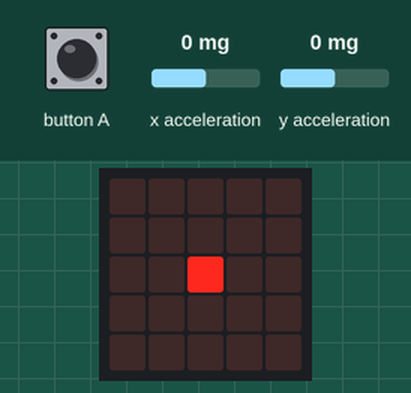
Simulated run of this program. Board: BBC micro:bit running MicroPython. On the bench: the board's 5×5 LED display. Inputs (shaded band) come from the test bench; at power-on: x acceleration 0 mg, y acceleration 0 mg.

Above: at 1.2 s.
1.3 s: x acceleration set to -2 mg
At 2.6 s:
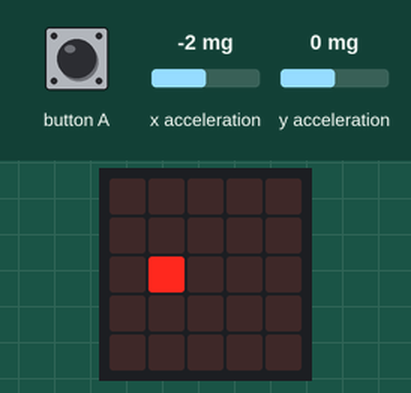
2.9 s: x acceleration set to 750 mg
At 4.0 s:
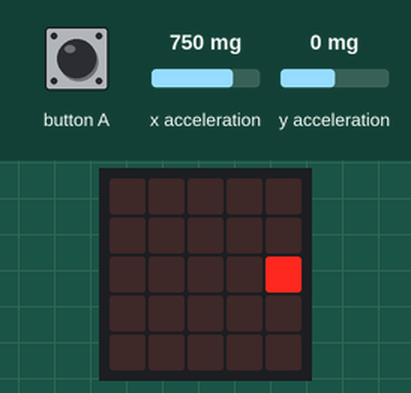
4.7 s: y acceleration set to -2 mg
At 6.0 s:
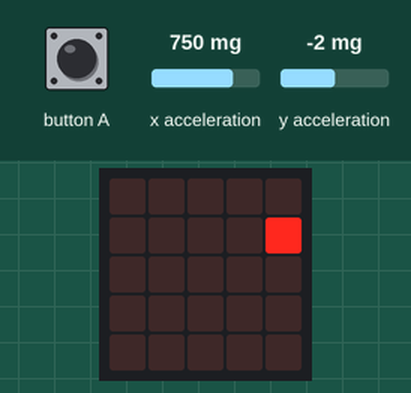
6.3 s: y acceleration set to 750 mg
At 7.2 s:
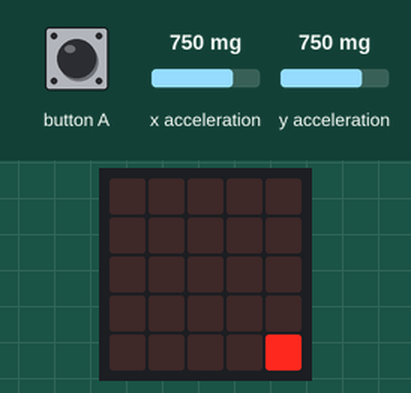
8.1 s: x acceleration set to -750 mg
At 9.0 s:
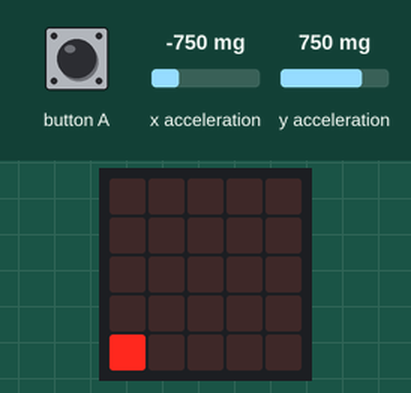
10.2 s: y acceleration set to -750 mg
At 12.0 s:
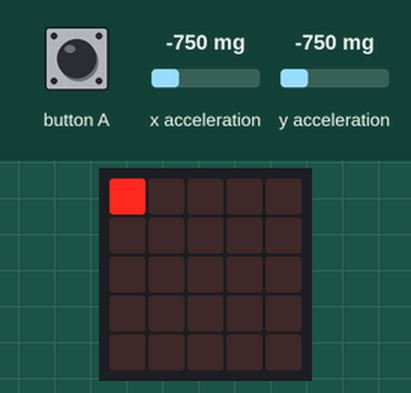
Timing chart, 0 to 13.2 s (numbered marks = the images above; inputs shaded):
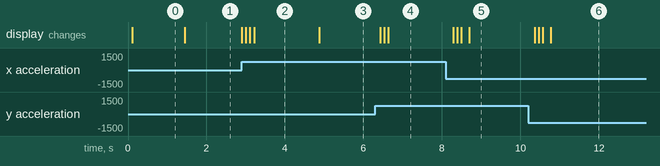

The program:

ex10_niveau__a_bulle.py
```python
from microbit import *

x , y = 2, 2

while not button_a.is_pressed() :
    x = x + accelerometer.get_x() / 1000
    y = y + accelerometer.get_y() / 1000
    if(x>4): x = 4
    if(x<0): x = 0
    if(y>4): y = 4
    if(y<0): y = 0
    sleep(100)
    display.clear()
    display.set_pixel(int(x),int(y),9)
```

Measured:
- the behaviour switches between 0 and -1 mg on x acceleration (found by bisection; images 0 and 1)
- the behaviour switches between 0 and -1 mg on y acceleration (found by bisection; images 2 and 3)
- after the input at 1.3 s, the display: changes after 0.15 s (image 1)
- after the input at 4.7 s, the display: changes after 0.17 s (image 3)
- after the input at 6.3 s, the display: first changes after 0.12 s (image 4 shows a later state)
- after the input at 8.1 s, the display: first changes after 0.19 s (image 5 shows a later state)
- after the input at 10.2 s, the display: first changes after 0.16 s (image 6 shows a later state)
